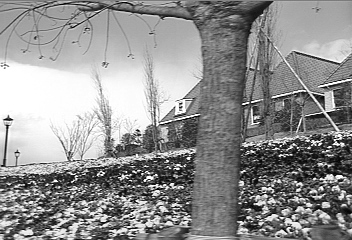
%> input picture Code/garden/garden_1.png, 352 x 240 px
$ octave Exercise_1.m   (GNU Octave 9; MATLAB toolbox functions it lacks are replaced by stand-ins)
%> lines starting %> are read from the running program, lines starting %| are printed output that depends on the picture
### Code/HS.m
function [u, v] = HS(im1, im2, lambda, ite)
% This Function was created by Mohit Kumar Ahuja
% Under the Guidance of Prof. Yannick Benezeth
%
% The main idea to build this function was to Compute U and V using the
% Horn And Shunck Method.

if size(size(im1),2)==3
    im1=rgb2gray(im1);
end
if size(size(im2),2)==3
    im2=rgb2gray(im2);
end

im1 = double(im1);            % Changing the type of Image from Unit8 to double
im2 = double(im2);            % Changing the type of Image from Unit8 to double

im1 = imgaussfilt(im1,2);     % Applying Gaussian Filter to First Image
im2 = imgaussfilt(im2,2);     % Applying Gaussian Filter to Second Image

%%%%%%%%%%%%%%%%%%%%%%%%%%%%%%%%%%%%%%%%%%
% Begin of "Write your code here" section %
%%%%%%%%%%%%%%%%%%%%%%%%%%%%%%%%%%%%%%%%%%

% Laplacian Kernal
conv_kernel = [1/12 1/6 1/12; 1/6 -1 1/6; 1/12 1/6 1/12];

Ix1 = [-1 1 ; -1 1];    % X Derivative Mask for First Image
Iy1 = [-1 -1; 1 1];     % Y Derivative Mask for First Image
It1 = [-1 -1; -1 -1];   % T Derivative Mask for First Image
Ix2 = [-1 1 ; -1 1];    % X Derivative Mask for Second Image
Iy2 = [-1 -1; 1 1];     % Y Derivative Mask for Second Image
It2 = [1 1; 1 1];       % T Derivative Mask for Second Image

% Computing Ix by convoluting it with both the images
Ix = (imfilter(im1,Ix1)+imfilter(im2,Ix2))/2;

% Computing Iy by convoluting it with both the images
Iy = (imfilter(im1,Iy1)+imfilter(im2,Iy2))/2;

% Computing It by convoluting it with both the images
It = imfilter(im1,It1)+imfilter(im2,It2);

u = zeros(size(im1));        % Initialising U with an empty matrix
v  = zeros(size(im2));       % Initialising V with an empty matrix

for i=1:ite     % Number of Iterations

    u_average = imfilter(u,conv_kernel);
    v_average = imfilter(v,conv_kernel);

    % Optimisation Process of Horn And Shunck Method
    u = u_average - ( Ix .* ( ( Ix .* u_average ) + ( Iy .* u_average ) + It ) ) ./ ( lambda.^2 + Ix.^2 + Iy.^2);
    v = v_average - ( Iy .* ( ( Ix .* v_average ) + ( Iy .* v_average ) + It ) ) ./ ( lambda.^2 + Ix.^2 + Iy.^2);

end
%%%%%%%%%%%%%%%%%%%%%%%%%%%%%%%%%%%%%%%%%
% End of "Write your code here" section %
%%%%%%%%%%%%%%%%%%%%%%%%%%%%%%%%%%%%%%%%%

u(isnan(u))=0;
v(isnan(v))=0;
plotOF_arrows(u,v);
title('Horn And Shunck');

end

### Code/plotOF_arrows.m
function plotOF_arrows(u, v)

% Resize u and v so we can actually see something in the quiver plot
s = 50/size(u,2);
u_ = s*imresize(u,s,'bilinear');
v_ = s*imresize(v,s,'bilinear');
figure; quiver(u_(end:-1:1,:),-v_(end:-1:1,:),2);
axis('tight');

### Code/LK.m
function [u, v] = LK(im1, im2, WindowSize)
% This Function was created by Mohit Kumar Ahuja
% Under the Guidance of Prof. Yannick Benezeth
%
% The main idea to build this function was to Compute U and V using the
% Lucas and Kanade Method.

if size(size(im1),2)==3
    im1=rgb2gray(im1);
end
if size(size(im2),2)==3
    im2=rgb2gray(im2);
end

im1=double(im1);          % Changing the type of Image from Unit8 to double
im2=double(im2);          % Changing the type of Image from Unit8 to double

im1 = imgaussfilt(im1,2); % Applying Gaussian Filter to First Image
im2 = imgaussfilt(im2,2); % Applying Gaussian Filter to Second Image

%%%%%%%%%%%%%%%%%%%%%%%%%%%%%%%%%%%%%%%%%
% Begin of "Write your code here" section
%%%%%%%%%%%%%%%%%%%%%%%%%%%%%%%%%%%%%%%%%

Ix_1 = [-1 1; -1 1];    % X Derivative Mask for First Image
Ix_2 = [-1 1; -1 1];    % X Derivative Mask for Second Image
Iy_1 = [-1 -1; 1 1];    % Y Derivative Mask for First Image
Iy_2 = [-1 -1; 1 1];    % Y Derivative Mask for Second Image
It_1 = [-1 -1; -1 -1];  % T Derivative Mask for First Image
It_2 = [1 1; 1 1];      % T Derivative Mask for Second Image

% Computing Ix by convoluting it with both the images
Ix_New = conv2(im1, Ix_1, 'same') + conv2(im2, Ix_2, 'same');

% Computing Iy by convoluting it with both the images
Iy_New = conv2(im1, Iy_1, 'same') + conv2(im2, Iy_2, 'same');

% Computing It by convoluting it with both the images
It_New = conv2(im1, It_1, 'same') + conv2(im2, It_2, 'same');

u = zeros(size(im1));       % Initialising U with an empty matrix
v = zeros(size(im2));       % Initialising V with an empty matrix

for i = WindowSize+1:size(Ix_New,1)-WindowSize
   for j = WindowSize+1:size(Ix_New,2)-WindowSize

      % Computing Final Ix by Lucas and Kanade Method
      Ix = Ix_New(i-WindowSize:i+WindowSize, j-WindowSize:j+WindowSize);

      % Computing Final Iy by Lucas and Kanade Method
      Iy = Iy_New(i-WindowSize:i+WindowSize, j-WindowSize:j+WindowSize);

      % Computing Final It by Lucas and Kanade Method
      It = It_New(i-WindowSize:i+WindowSize, j-WindowSize:j+WindowSize);

      Ix = Ix(:);       % Vectorising Ix
      Iy = Iy(:);       % Vectorising Iy
      b = It(:);        % Substituting vectorised It in b
      A = [Ix Iy];      % Concatinating Ix and Iy
      nu = pinv(A)*b;   % Calculating velocity
      u(i,j)=nu(1);     % Substituting value for U
      v(i,j)=nu(2);     % Substituting value for V
   end;
end;

%%%%%%%%%%%%%%%%%%%%%%%%%%%%%%%%%%%%%%%%%%
% End of "Write your code here" section %
%%%%%%%%%%%%%%%%%%%%%%%%%%%%%%%%%%%%%%%%%%

u(isnan(u))=0;
v(isnan(v))=0;
% plotOF_colors(u, v, 0); % You can uncomment it to see the figure in colors
plotOF_arrows(u, v);
title('Lucas and Kanade');
end

### Code/hierarchical_LK.m
function [u,v] = hierarchical_LK(im1, im2, numLevels, WindowSize)
% This Function was created by Mohit Kumar Ahuja
% Under the Guidance of Prof. Yannick Benezeth
%
% The main idea to build this function was to Compute U and V using the
% Lucas and Kanade Method with a multiresolution scheme.

% graylevel image
if (size(im1,3) ~= 1) || (size(im2, 3) ~= 1)
    im1 = rgb2gray(im1);
    im2 = rgb2gray(im2);
end;

im1 = double(im1);          % Changing the type of Image from Unit8 to double
im2 = double(im2);          % Changing the type of Image from Unit8 to double

im1 = imgaussfilt(im1,2);   % Applying Gaussian Filter to First Image
im2 = imgaussfilt(im2,2);   % Applying Gaussian Filter to Second Image

% Build the pyramids
im1Pyr = {};
im2Pyr = {};
im1Pyr{1} = im1;
im2Pyr{1} = im2;

for i=2:numLevels
    im1Pyr{i} = imresize(im1Pyr{i-1},1/2);
    im2Pyr{i} = imresize(im2Pyr{i-1},1/2);
end

%%%%%%%%%%%%%%%%%%%%%%%%%%%%%%%%%%%%%%%%%%
% Begin of "Write your code here" section %
%%%%%%%%%%%%%%%%%%%%%%%%%%%%%%%%%%%%%%%%%%

Ix1 = [-1 1 ; -1 1];    % X Derivative Mask for First Image
Iy1 = [-1 -1; 1 1];     % Y Derivative Mask for First Image
It1 = [-1 -1; -1 -1];   % T Derivative Mask for First Image
Ix2 = [-1 1 ; -1 1];    % X Derivative Mask for Second Image
Iy2 = [-1 -1; 1 1];     % Y Derivative Mask for Second Image
It2 = [1 1; 1 1];       % T Derivative Mask for Second Image

% Computing Ix by convoluting it with both the images
Ix_New = (imfilter(im1,Ix1)+imfilter(im2,Ix2))/2;

% Computing Iy by convoluting it with both the images
Iy_New = (imfilter(im1,Iy1)+imfilter(im2,Iy2))/2;

% Computing It by convoluting it with both the images
It_New = imfilter(im1,It1)+imfilter(im2,It2);

u = zeros(size(im1));        % Initialising U with an empty matrix
v  = zeros(size(im2));       % Initialising V with an empty matrix

for i = WindowSize+1:size(Ix_New,1)-WindowSize
    for j = WindowSize+1:size(Ix_New,2)-WindowSize

        % Computing Final Ix by Lucas and Kanade Method
        Ix = Ix_New(i-WindowSize:i+WindowSize, j-WindowSize:j+WindowSize);

        % Computing Final Iy by Lucas and Kanade Method
        Iy = Iy_New(i-WindowSize:i+WindowSize, j-WindowSize:j+WindowSize);

        % Computing Final It by Lucas and Kanade Method
        It = It_New(i-WindowSize:i+WindowSize, j-WindowSize:j+WindowSize);

        Ix = Ix(:);       % Vectorising Ix
        Iy = Iy(:);       % Vectorising Iy
        b = -It(:);        % Substituting vectorised It in b
        A = [Ix Iy];      % Concatinating Ix and Iy
        nu = pinv(A)*b;   % Calculating velocity
        u(i,j)=nu(1);     % Substituting value for U
        v(i,j)=nu(2);     % Substituting value for V
    end;
end;

u_deci = u(1:10:end, 1:10:end);  % Downsize u
v_deci = v(1:10:end, 1:10:end);  % Downsize v
plotOF_arrows(u_deci, v_deci);   % Plotting Downsized U and V
title('Lucas and Kanade Method with a multiresolution scheme');
%%%%%%%%%%%%%%%%%%%%%%%%%%%%%%%%%%%%%%%%%%
% End of "Write your code here" section %
%%%%%%%%%%%%%%%%%%%%%%%%%%%%%%%%%%%%%%%%%%

end

### Code/Exercise_1.m
% This Code was created Under the Guidance of Prof. Yannick Benezeth

%%%%%%%%%%% SSDN %%%%%%%%%%%%%
%%%%%% Mohit Kumar Ahuja %%%%%
%%%%%%%%%% MSCV 1 %%%%%%%%%%%%


clear all; close all; clc;

%% Part 1 - Complete the implementation of Horn and Schunck

a = imread('garden_1.png');
%> a is the input picture: size 240x352 uint8; min 0, max 255, mean 144.4
b = imread('garden_2.png');
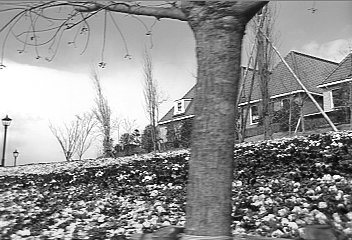
%> input picture Code/garden/garden_2.png, 352 x 240 px
%> b is the input picture: size 240x352 uint8; min 0, max 255, mean 144.2

lambda = 2*ones(size(a));           % Regularization Parameter
ite = 5;                            % Number of Iterations for Optimisation
[u,v] = HS(a,b,lambda,ite);
%> in HS, `Iy = (imfilter(im1,Iy1)+imfilter(im2,Iy2))/2;`:
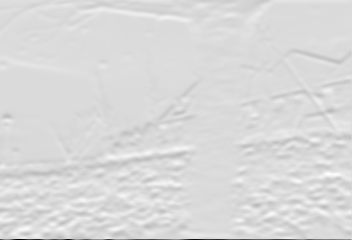
%> Iy: size 240x352 double; min -415.5, max 69.31, mean -1.1; drawn with min black and max white
%> figure, not shown here; highest point at x = 37.71, y = 35.36

%% Part 2 - Complete the implementation of Lucas and Kanade

windowSize = 2;                     % Initialising Window Size
[u2, v2] = LK(a, b, windowSize);
%> in LK, `Iy_New = conv2(im1, Iy_1, 'same') + conv2(im2, Iy_2, 'same');`:
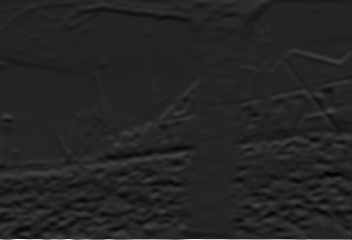
%> Iy_New: size 240x352 double; min -138.6, max 831, mean 2.2; drawn with min black and max white
%> after the loop in LK, `for i = WindowSize+1:size(Ix_New,1)-WindowSize`:
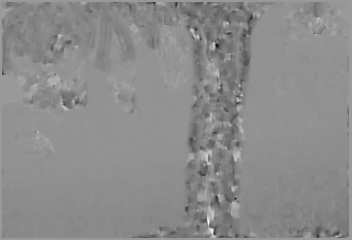
%> u: size 240x352 double; min -27.93, max 18.47, mean -2.46; drawn with min black and max white
%> after the loop in LK, `for i = WindowSize+1:size(Ix_New,1)-WindowSize`:
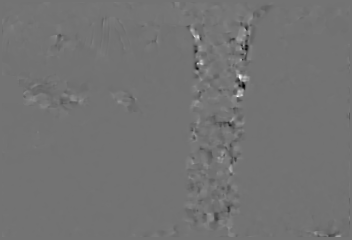
%> v: size 240x352 double; min -43.87, max 53.36, mean 0.1; drawn with min black and max white
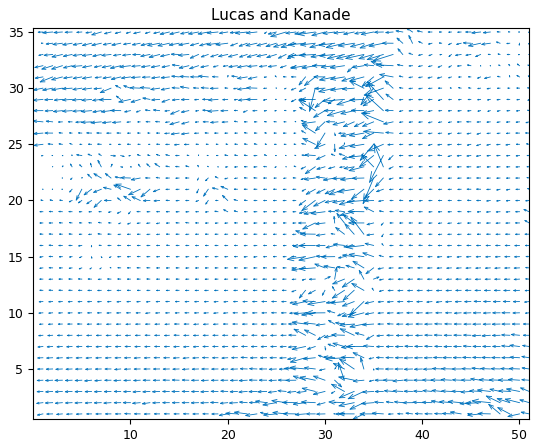
%> figure redrawn from the program's plot data; highest point at x = 38.39, y = 35.36

%% Part 3 - Improve the Lucas Kanade's method with a multiresolution scheme.

WindowSize = 2;                     % Initialising Window Size
numLevels = 2;                      % Number of levels of Pyramid
[u3,v3] = hierarchical_LK(a, b, numLevels, WindowSize);
%> after the loop in hierarchical_LK, `for i=2:numLevels`: im1Pyr = 2 items
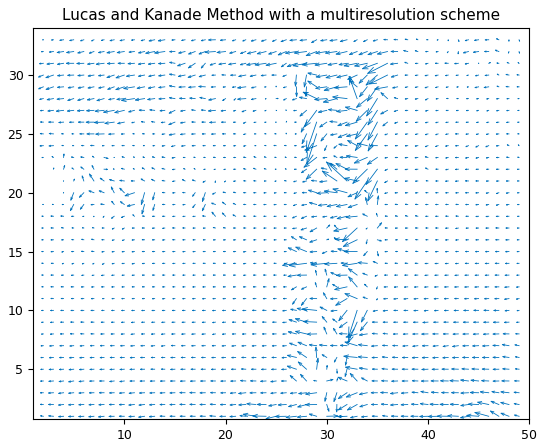
%> figure redrawn from the program's plot data; highest point at x = 1, y = 34
